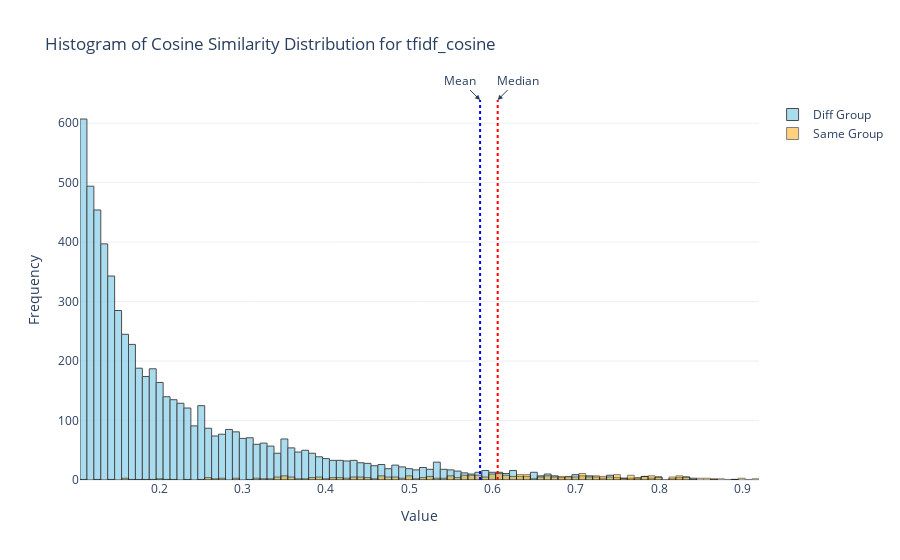

Source (notebook cell):
### Code cell
bin_edges = np.histogram_bin_edges(same_group_cosine["value"], bins=100)
hist_diff_group = go.Histogram(
    x=diff_group_cosine["value"],
    xbins=dict(start=bin_edges[0], end=bin_edges[-1], size=bin_edges[1] - bin_edges[0]),
    opacity=0.7,
    name="Diff Group",
    marker=dict(color="skyblue", line=dict(color="black", width=1)),
)

hist_same_group = go.Histogram(
    x=same_group_cosine["value"],
    xbins=dict(start=bin_edges[0], end=bin_edges[-1], size=bin_edges[1] - bin_edges[0]),
    opacity=0.5,
    name="Same Group",
    marker=dict(color="orange", line=dict(color="black", width=1)),
)

fig = go.Figure(data=[hist_diff_group, hist_same_group])

vertical_line_value_median = same_group_median
vertical_line_value_mean = same_group_mean

# Add median line to fig
fig.add_shape(
    dict(
        type="line",
        x0=vertical_line_value_median,
        y0=0,
        x1=vertical_line_value_median,
        y1=1,
        xref="x",
        yref="paper",
        line=dict(color="red", width=2, dash="dot"),
    )
)

fig.add_annotation(
    dict(
        x=vertical_line_value_median,
        y=1,
        xref="x",
        yref="paper",
        text="Median",
        showarrow=True,
        arrowhead=2,
        ax=20,
        ay=-20,
    )
)

# Add mean line to plot
fig.add_shape(
    dict(
        type="line",
        x0=same_group_mean,
        y0=0,
        x1=same_group_mean,
        y1=1,
        xref="x",
        yref="paper",
        line=dict(color="blue", width=2, dash="dot"),
    )
)

fig.add_annotation(
    dict(
        x=same_group_mean,
        y=1,
        xref="x",
        yref="paper",
        text="Mean",
        showarrow=True,
        arrowhead=2,
        ax=-20,
        ay=-20,
    )
)

fig.update_layout(
    title=f"Histogram of Cosine Similarity Distribution for {EMBEDDING_MODEL}",
    xaxis_title="Value",
    yaxis_title="Frequency",
    barmode="overlay",
    template="plotly_white",
)

pio.write_html(fig, file=OUTPUT_THRES_PATH)
fig.show()

### Figure 1 — Plotly figure (JSON) as saved in the notebook; plotly's stock layout.template omitted (floating-point values rounded to 4 significant figures; data arrays with more than 128 entries replaced by an {"elided": "..."} marker saying what was removed)
{"data": [{"marker": {"color": "skyblue", "line": {"color": "black", "width": 1}}, "name": "Diff Group", "opacity": 0.7, "type": "histogram", "x": {"elided": "17194 float values"}, "xbins": {"end": 0.9366, "size": 0.008319, "start": 0.1047}}, {"marker": {"color": "orange", "line": {"color": "black", "width": 1}}, "name": "Same Group", "opacity": 0.5, "type": "histogram", "x": {"elided": "383 float values"}, "xbins": {"end": 0.9366, "size": 0.008319, "start": 0.1047}}], "layout": {"annotations": [{"arrowhead": 2, "ax": 20, "ay": -20, "showarrow": true, "text": "Median", "x": 0.6062, "xref": "x", "y": 1, "yref": "paper"}, {"arrowhead": 2, "ax": -20, "ay": -20, "showarrow": true, "text": "Mean", "x": 0.5851, "xref": "x", "y": 1, "yref": "paper"}], "barmode": "overlay", "shapes": [{"line": {"color": "red", "dash": "dot", "width": 2}, "type": "line", "x0": 0.6062, "x1": 0.6062, "xref": "x", "y0": 0, "y1": 1, "yref": "paper"}, {"line": {"color": "blue", "dash": "dot", "width": 2}, "type": "line", "x0": 0.5851, "x1": 0.5851, "xref": "x", "y0": 0, "y1": 1, "yref": "paper"}], "title": {"text": "Histogram of Cosine Similarity Distribution for tfidf_cosine"}, "xaxis": {"title": {"text": "Value"}}, "yaxis": {"title": {"text": "Frequency"}}}}
